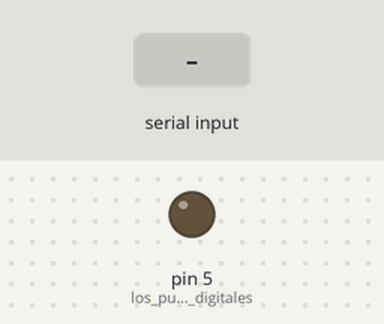
Bench run of a sketch on a simulated Arduino Uno, built with avr-gcc and run on an emulated ATmega328P. On the bench: output pins drawn as LEDs (lit = HIGH). Inputs (shaded band) come from the test bench.

Above: at 1.2 s.
1.3 s: byte 30 received over Serial
At 1.6 s:
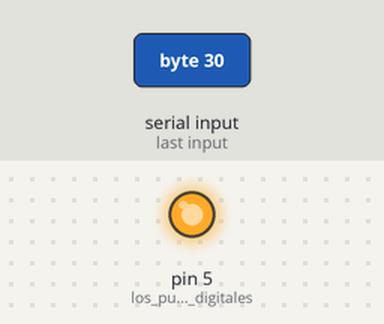
Timing chart, 0 to 4.3 s (numbered marks = the images above; inputs shaded):
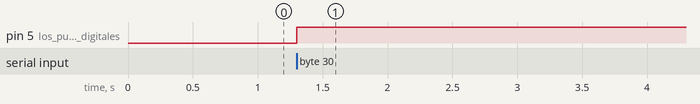

Measured:
- after the input at 1.3 s, pin 5 (los_puertos_digitales): LOW → HIGH at once

The sketch:

Simulaci_n.ino
```cpp
int val;
void setup() {

pinMode(5,1); // los puertos digitales
Serial.begin(9600);
}

void loop() {

if(Serial.available()>0)
{
  val=Serial.read();
digitalWrite(5,val); //puerto donde encedera y apagara la led
}
}
```
